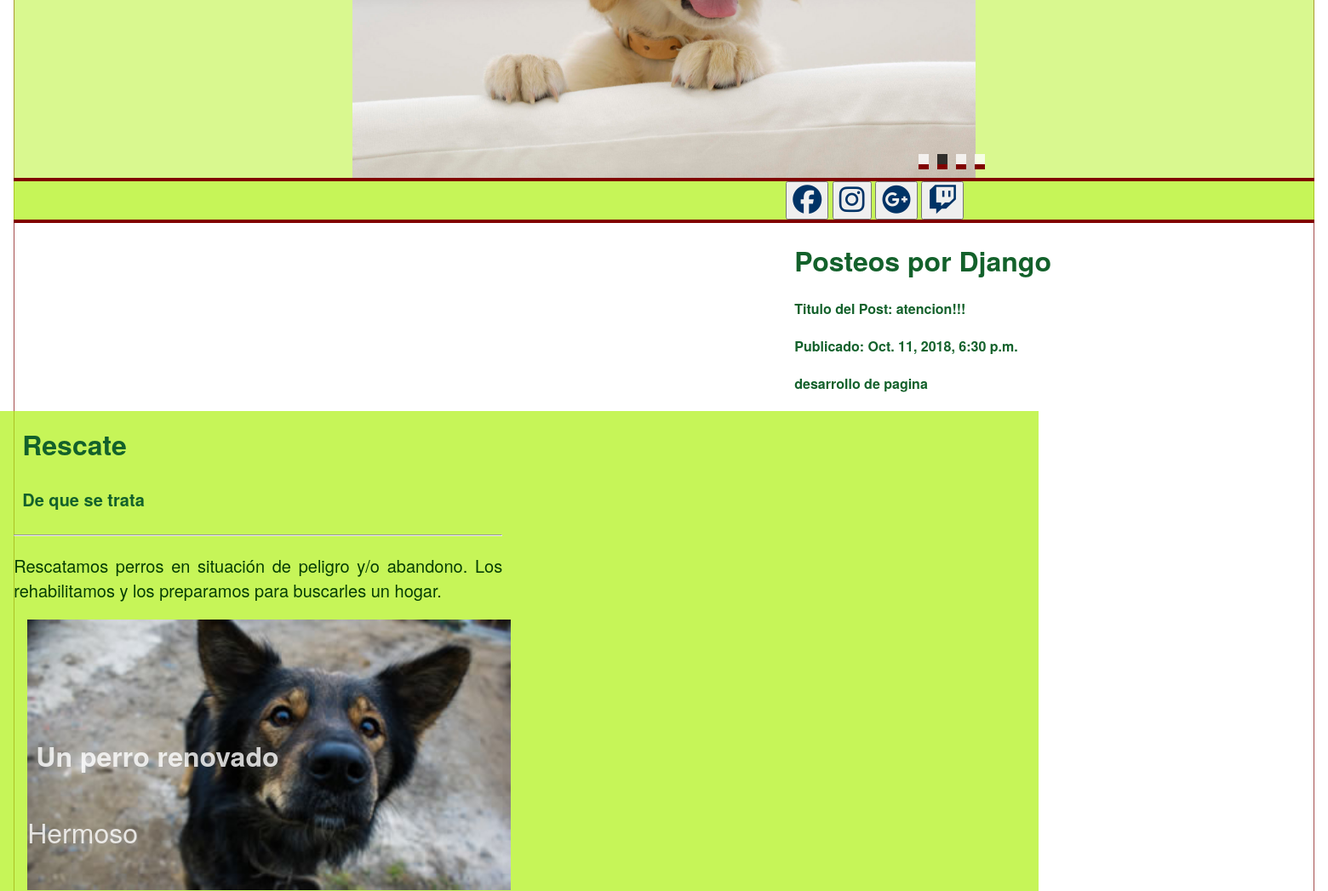
Before: / (middle part) with the older database file.
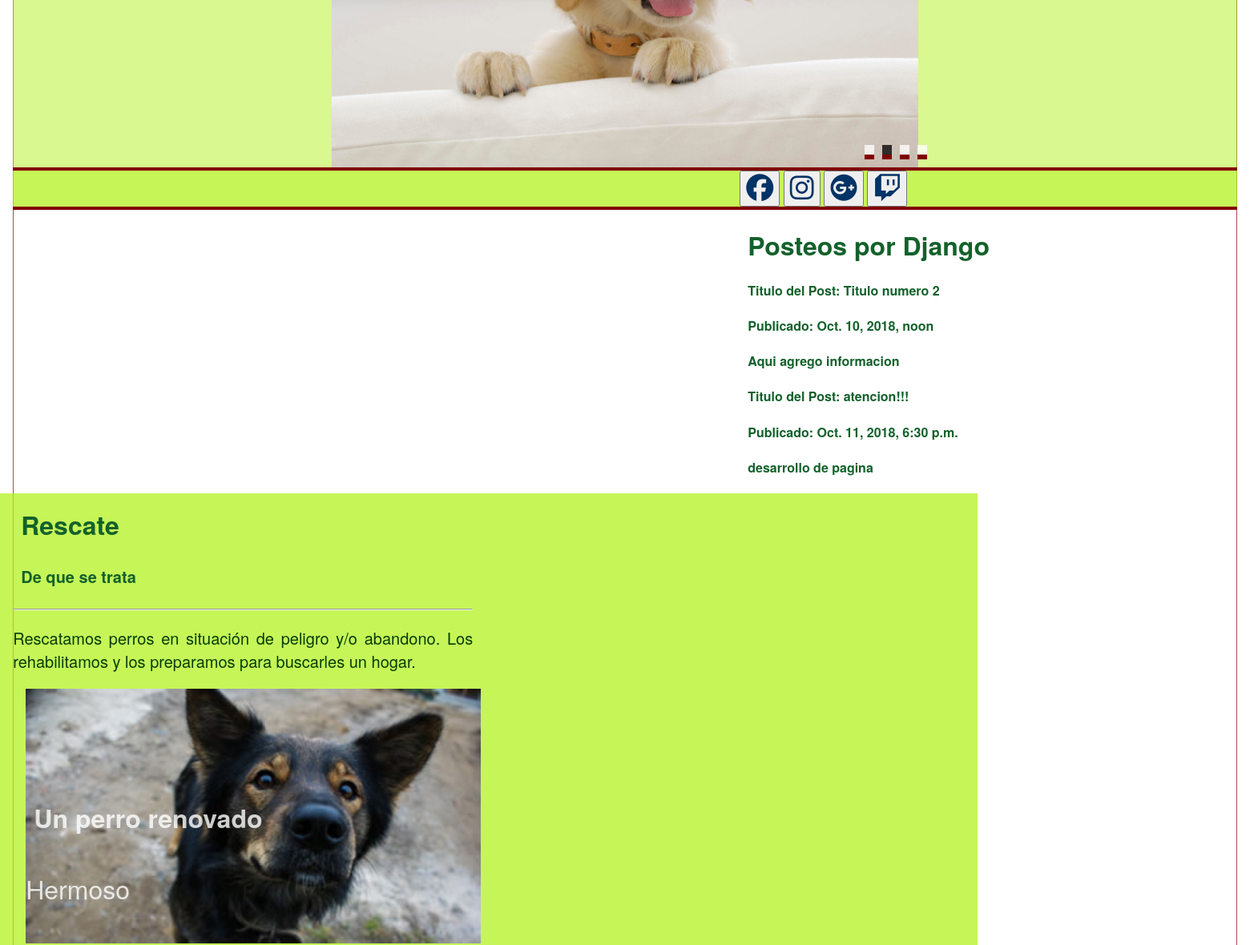
After: the same page with the newer database file.
### blog/models.py (models this page shows, shortened)
class Post(models.Model):
    author = models.ForeignKey('auth.User', on_delete=models.CASCADE)
    title = models.CharField(max_length=200)
    text = models.TextField()
    created_date = models.DateTimeField(
            default=timezone.now)
    published_date = models.DateTimeField(
            blank=True, null=True)

### blog/views.py (the view)
# urls.py: url(r'^$', views.post_list),
def post_list(request):
	posts = Post.objects.filter(published_date__lte=timezone.now()).order_by('published_date')
	return render(request, 'blog/post_list.html',{'posts' : posts})

### blog/templates/blog/post_list.html (shortened to what this page needs)
<!doctype html>
<html>
	<head>
		<link href="flexboxgrid-6.3.1/flexboxgrid.min.css" rel="stylesheet">
		<link href="flexboxgrid-6.3.1/style.css" rel="stylesheet">
		<link href="styles.css" rel="stylesheet">
		<link rel="stylesheet" href="https://cdnjs.cloudflare.com/ajax/libs/font-awesome/4.7.0/css/font-awesome.min.css">
	</head>
	<body>
		<div class="row carrusel" >
		<div class="col-xs-6
					col-xs-offset-3
					center-xs
					carousel-demo">
			</div>
		</div>
	<div class="row barraSocial">
		<div class="col-xs-12
					col-xs-offset-7">
		<section id="social">
				<button style="font-size:34px"><a href="http://facebook.com" class="fa fa-facebook-official"></a></button>
				<button style="font-size:34px"><a href="http://instagram.com" class="fa fa-instagram"></a></button>
				<button style="font-size:34px"><a href="http://google.com" class="fa fa-google-plus-circle"></a></button>
				<button style="font-size:34px"><a href="http://twitch.com" class="fa fa-twitch"></a></button>
		</section>
		</div>
	</div>
    <div class="row Post">
    		<div class="col-xs-12
					col-xs-offset-7">
            <div>
                <h1> Posteos por Django </h1>
                {% for post in posts %}
                <h4> Titulo del Post: {{ post.title }} </h4>
                <h4> Publicado: {{ post.published_date }} </h4>
                <h4> {{ post.text|linebreaks }}
            {% endfor %}
		    </div>
	</div>
<div class="row rescate">
	<div class="col-xs-12
				col-xs-offset-0">
	<section class="lefta">
	  <h2 id="coach" style="text-align: left"> Rescate </h2>
	  <h4 class="subtitulo" style="text-align: left">De que se trata</h4>
	  <hr>
	  <p style="text-align: justify; color: rgb(4, 61, 4)">Rescatamos perros en situación de peligro y/o abandono. Los rehabilitamos y los preparamos para buscarles un hogar.
	  </p>
	  <div class="col-lg
	  ">
	  <div class="container">
	  <img src="img/rescate.jpg" alt="Perro Negro" style="width: 50%;">
	  <div class="text-block">
		<h4 id="pewo0" style="font-size: 32px; color: white; border-color: chocolate">Un perro renovado</h4>
		<p id="pewo" style="font-size: 32px; color: white; border-color: chocolate">Hermoso</p>
	  </div>
	  </div>
	</div>
	</div>
</div>
</div>
</body>
</html>

### Perris/flexboxgrid-6.3.1/style.css (style rules this page uses)
body { box-sizing: content-box; padding: 1%; margin: 1%; font-size: 18px; font-family: "HelveticaNeue-Light", "Helvetica Neue Light", "Helvetica Neue", Helvetica, Arial, "Lucida Grande", sans-serif; font-weight: lighter; background-image: "/home/baha/Desktop/Solemne 11Sept/img/backgroundGreen.png"; clear: initial; -webkit-text-size-adjust: none; border: 1px solid rgba(134, 15, 15, 0.74); }
h1, h2, h3, h4, h5, h6 { font-family: "Gibson", "HelveticaNeue-Light", "Helvetica Neue Light", "Helvetica Neue", Helvetica, Arial, "Lucida Grande", sans-serif; color: rgb(19, 97, 43); border-color: #FFF; padding-left: 10px; }
h2 { font-size: 2rem; margin: 1rem 0; }
.carrusel { background: rgba(176, 241, 22, 0.479); border-bottom: 4px solid rgb(128, 0, 0); }
.barraSocial { background: rgba(175, 241, 22, 0.712); border-bottom: 4px solid rgb(128, 0, 0); }
.rescate { background: rgba(175, 241, 22, 0.712); border-bottom: 4px solid rgb(128, 0, 0); }
#social a { align-items: center; color: #003366; }
.rescate { font-size: 20px; }
a { text-decoration: none; color: #007FFF; padding: 0 0 0.2rem 0; font-weight: bold; }
.container { position: relative; }
.text-block { position: absolute; bottom: 20px; opacity: 0.8; }
.lefta { width: 50%; float: left; padding-right: 20px; box-sizing: border-box; }
@media only screen and (min-width: 48rem) { body { font-size: 16px; } }

Changed rows visible on the page:
added Post: title "Titulo numero 2", published_date "Oct. 10, 2018, noon", text "Aqui agrego informacion"
